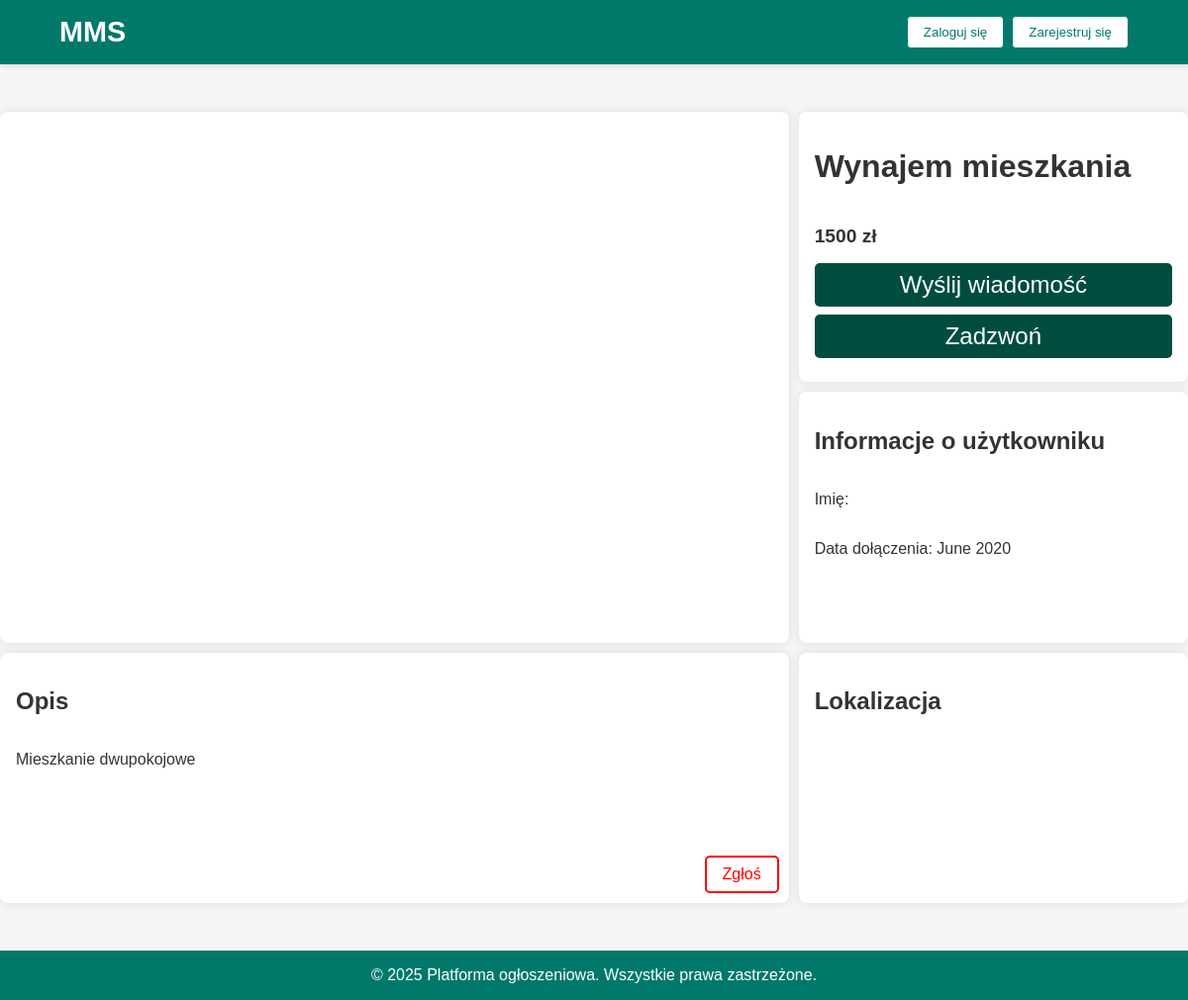
/szczegoly.php?id=2, run on the app's committed database.
### tables this page shows
CREATE TABLE `ogloszenia` (
  `ogloszenie_ID` int(16) NOT NULL,
  `tytul` varchar(40) NOT NULL,
  `cena` float NOT NULL,
  `kategoria_ID` int(16) NOT NULL,
  `opis` varchar(256) NOT NULL,
  `miasto` varchar(256) NOT NULL,
  `data_zalozenia` date NOT NULL,
  `uzytkownik_ID` int(16) NOT NULL,
  `status` enum('nieaktywne','aktywne','oczekujace','anulowane przez administratora') DEFAULT 'oczekujace'
);

CREATE TABLE `uzytkownicy` (
  `uzytkownik_ID` int(16) NOT NULL,
  `nazwa` varchar(256) NOT NULL,
  `imie` varchar(100) NOT NULL,
  `nazwisko` varchar(100) NOT NULL,
  `email` varchar(256) NOT NULL,
  `haslo` varchar(256) NOT NULL,
  `numer` int(16) NOT NULL,
  `data_dolaczenia` date DEFAULT NULL,
  `rodzaj_konta` enum('uzytkownik','admin') NOT NULL DEFAULT 'uzytkownik'
);

### szczegoly.php (the view, shortened to what this page needs)
<?php
include 'db_connect.php';
$id = intval($_GET['id']);
$sql = "SELECT ogloszenia.tytul, ogloszenia.opis, ogloszenia.cena, ogloszenia.miasto, uzytkownicy.email, uzytkownicy.imie, uzytkownicy.data_dolaczenia, uzytkownicy.numer, uzytkownicy.uzytkownik_ID AS owner_id
        FROM ogloszenia
        JOIN uzytkownicy ON ogloszenia.uzytkownik_ID = uzytkownicy.uzytkownik_ID
        WHERE ogloszenia.ogloszenie_ID = $id";
$result = $conn->query($sql);
$ogloszenie = $result->fetch_assoc();
$data_dolaczenia = date("F Y", strtotime($ogloszenie['data_dolaczenia']));
?>
<!DOCTYPE html>
<html lang="pl">
<head>
    <link rel="stylesheet" href="style.css">
    <link rel="stylesheet" href="https://cdnjs.cloudflare.com/ajax/libs/slick-carousel/1.8.1/slick.min.css">
    <link rel="stylesheet" href="https://cdnjs.cloudflare.com/ajax/libs/slick-carousel/1.8.1/slick-theme.min.css">
    <link rel="stylesheet" href="https://cdnjs.cloudflare.com/ajax/libs/lightbox2/2.11.3/css/lightbox.min.css">
</head>
<body>
    <header>
        <div class="container-nav">
            <div class="logo"><a href="index.php">MMS</a></div>
            <div class="user-options">
                <?php if (isset($_SESSION['uzytkownik_ID'])): ?>
                    <a href="konto.php"><button>Konto</button></a>
                    <a href="logout.php"><button>Wyloguj się</button></a>
                    <a href="addAd.php"><button>Dodaj ogłoszenie +</button></a>
                <?php else: ?>
                    <a href="login.php"><button>Zaloguj się</button></a>
                    <a href="register.php"><button>Zarejestruj się</button></a>
                <?php endif; ?>
            </div>
        </div>
    </header>
    <main>
        <div class="container-details grid-container">
            <div class="grid-item images">
            </div>
            <div class="grid-item more-details">
                <h1><?php echo htmlspecialchars($ogloszenie['tytul']); ?></h1>
                <p class="price"><?php echo htmlspecialchars($ogloszenie['cena']); ?> zł</p>
                <div class="buttons">
                    <button class="message-btn" data-owner-id="<?php echo htmlspecialchars($ogloszenie['owner_id']); ?>">Wyślij wiadomość</button>
                    <button class="call-btn" data-phone="<?php echo htmlspecialchars($ogloszenie['numer']); ?>">Zadzwoń</button>
                </div>
            </div>
            <div class="grid-item user-information">
                <h2>Informacje o użytkowniku</h2>
                <p>Imię: <?php echo htmlspecialchars($ogloszenie['imie']); ?></p>
                <p>Data dołączenia: <?php echo htmlspecialchars($data_dolaczenia); ?></p>
            </div>
            <div class="grid-item description">
                <h2>Opis</h2>
                <p><?php echo htmlspecialchars($ogloszenie['opis']); ?></p>
                <button class="report-button">Zgłoś</button>
            </div>
            <div class="grid-item location">
                <h2>Lokalizacja</h2>
            </div>
        </div>
    </main>
    <footer>
        <p>&copy; 2025 Platforma ogłoszeniowa. Wszystkie prawa zastrzeżone.</p>
    </footer>
</body>
</html>

### style.css (style rules this page uses)
body { font-family: Arial, sans-serif; margin: 0; padding: 0; background-color: #f5f5f5; color: #333; }
header { background-color: #00796b; padding: 1rem 0; color: #fff; box-shadow: 0 2px 5px rgba(0, 0, 0, 0.1); }
main { min-height: 100vh; }
.logo { font-size: 1.8rem; font-weight: bold; }
.logo a { color: inherit; text-decoration: none; }
.container-nav { width: 90%; max-width: 1200px; margin: 0 auto; display: flex; justify-content: space-between; align-items: center; }
.user-options { display: flex; gap: 0.5rem; }
.user-options button { background-color: #fff; color: #00796b; border: 1px solid #00796b; padding: 0.5rem 1rem; border-radius: 4px; cursor: pointer; transition: background-color 0.3s ease, color 0.3s ease; }
footer { background-color: #00796b; color: #fff; text-align: center; padding: 1rem 0; }
footer p { margin: 0; }
a, a:visited { text-decoration: none; color: inherit; }

### szczegoly.php (style rules this page uses)
.grid-container { display: grid; grid-template-columns: repeat(3, 1fr); grid-template-rows: repeat(3, 1fr); gap: 10px; width: 100%; max-width: 1200px; margin: 3rem auto; height: 100vh; }
.grid-item { background-color: white; padding: 1rem; border-radius: 8px; box-shadow: 0 0 10px rgba(0,0,0,0.1); display: flex; flex-direction: column; justify-content: space-between; }
.images { grid-column: span 2; grid-row: span 2; position: relative; }
.description { grid-column: span 2; grid-row: span 1; display: flex; flex-direction: column; justify-content: flex-start; position: relative; word-wrap: break-word; }
.user-information { display: flex; flex-direction: column; justify-content: flex-start; }
.more-details { display: flex; flex-direction: column; justify-content: flex-end; }
.more-details .price { font-size: 1.2rem; font-weight: bold; margin-bottom: 1rem; }
.more-details .buttons { margin-top: auto; }
.more-details button { display: block; width: 100%; padding: 0.5rem; margin-bottom: 0.5rem; background-color: #004d40; color: #fff; border: none; border-radius: 5px; cursor: pointer; transition: background-color 0.3s ease; font-size: 1.5rem; }
.report-button { position: absolute; bottom: 10px; right: 10px; padding: 0.5rem 1rem; background-color: white; color: red; border: 2px solid; border-radius: 5px; cursor: pointer; font-size: 1rem; transition: background-color 0.3s ease; }

### data on the page
ogloszenia: tytul "Wynajem mieszkania", cena "1500", uzytkownik_ID.data_dolaczenia "June 2020", opis "Mieszkanie dwupokojowe"
